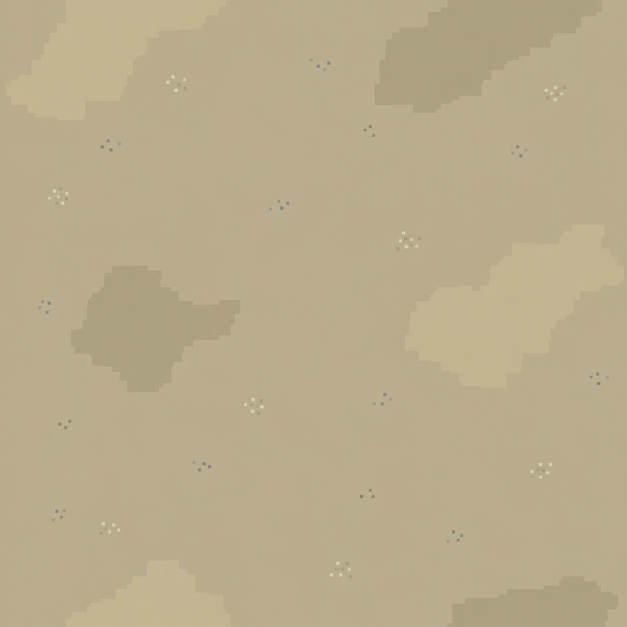
#> input picture salvage/game/素材/地-沙底/work/generated.png, 1254 x 1254 px, found by its file name (shown at 1/2 size)
$ python clean.py
#> lines starting #> are read from the running program, lines starting #| are printed output that depends on the picture; after the words box and inside, x2 and y2 are one past the last pixel; in counts of white or black regions, pixels touching at a corner belong together
from PIL import Image, ImageDraw, ImageCms, ImageFilter
import numpy as np
from scipy import ndimage as nd
import random, json
random.seed(219)
N=1024
src=Image.open('work/generated.png').convert('RGB').resize((N,N),Image.Resampling.NEAREST)
a=np.array(src).astype(int)
# Recover generated flat regions, discarding the model's fine tonal noise.
centers=np.array([[185,172,141],[194,180,145],[172,160,129],[218,211,178],[168,157,126],[137,142,133],[159,159,139],[140,129,97]])
labels=((a[:,:,None,:]-centers[None,None,:,:])**2).sum(-1).argmin(-1)
#> labels: shape (1024, 1024) int64; 8 distinct labels, from 0 to 7
colors=['#C2B594','#CCBE9A','#B3A685','#DBD6BD','#B8AE96','#8A8C86','#A8A394','#8F8A78']
canvas=Image.new('RGB',(N,N),colors[0])
def components(mask,minsize=1):
#> called with minsize = 1000
 lab,n=nd.label(mask); out=[]
#> after `lab, n = nd.label(mask)`: lab: shape (1024, 1024) int32; 198 distinct labels, from 0 to 197
#> after `lab, n = nd.label(mask)`: n = 197
#> after `lab, n = nd.label(mask)`:
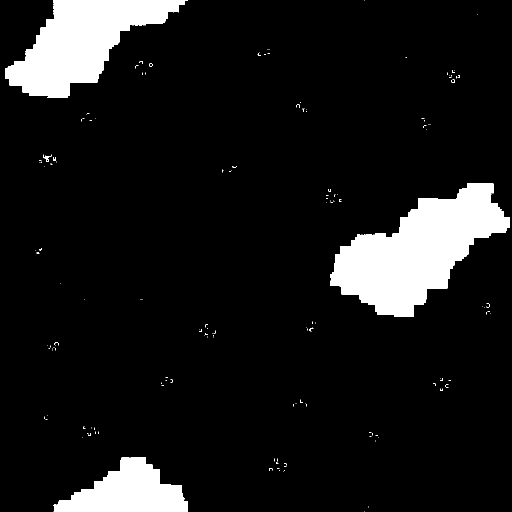
#> mask: shape (1024, 1024) bool (shown at 1/2 size); 9.7% white; 164 white regions (159 under 20 px), largest, box (x1, y1, x2, y2) and area: (661, 367, 1019, 633) 48293, (10, 0, 376, 196) 34836, (107, 915, 376, 1024) 17257, (86, 309, 102, 324) 72, (903, 159, 910, 166) 20
 for k,sl in enumerate(nd.find_objects(lab),1):
  if sl is None:continue
  m=lab[sl]==k
  if m.sum()>=minsize:out.append((int(m.sum()),sl,m))
#> this loop made 197 passes
#> m on passes 2 to 4: [True], [True], [[True, True]]
#> pass 1, in components, `m=lab[sl]==k`:
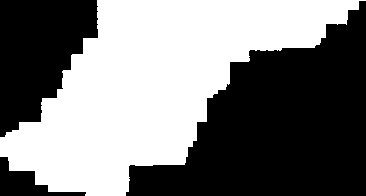
#> m: shape (196, 366) bool; 48.6% white; 1 white region, box (x1, y1, x2, y2) and area: (0, 0, 366, 196) 34836
#> after the loop, out = 3 items
 return sorted(out,key=lambda v:-v[0])
def paste_wrap(sprite,x,y):
 for dx in [-N,0,N]:
  for dy in [-N,0,N]: canvas.paste(sprite,(x+dx,y+dy),sprite)
def patch(mask,color,size,angle,center):
 raw=Image.fromarray((mask*255).astype('uint8'))
 padded=Image.new('L',(raw.width+120,raw.height+120));padded.paste(raw,(60,60))
 rounded=padded.filter(ImageFilter.GaussianBlur(12)).point(lambda p:255 if p>120 else 0)
 rounded=rounded.crop(rounded.getbbox())
 # Break regular silhouettes using coarse, continuous displacement of generated masks.
 rw,rh=rounded.size
 rng=np.random.default_rng(int(mask.sum())+angle)
 fields=[]
 for _ in range(2):
  coarse=Image.fromarray(rng.uniform(0,255,(8,8)).astype('uint8')).resize((rw,rh),Image.Resampling.BICUBIC)
  fields.append((np.array(coarse).astype(float)-127.5)/127.5*18)
 yy,xx=np.mgrid[:rh,:rw]
 warped=nd.map_coordinates(np.array(rounded),[yy+fields[0],xx+fields[1]],order=0,mode='constant',cval=0)
 parts=components(warped>0,1)
 lab,n=nd.label(warped>0)
 sizes=np.bincount(lab.ravel());sizes[0]=0
 rounded=Image.fromarray(((lab==sizes.argmax())*255).astype('uint8'))
 im=rounded.resize(size,Image.Resampling.NEAREST)
 im=im.rotate(angle,Image.Resampling.NEAREST,expand=True)
 im=im.resize((max(1,im.width//3),max(1,im.height//3)),Image.Resampling.NEAREST)
 im=im.resize((im.width*3,im.height*3),Image.Resampling.NEAREST)
 # Keep the generated contours, with every boundary step at least three pixels.
 sprite=Image.new('RGBA',im.size,color);sprite.putalpha(im)
 paste_wrap(sprite,center[0]-im.width//2,center[1]-im.height//2)
# Reuse generated irregular silhouettes, corrected to 3–6 m scale, wrapped on a torus.
light=components(labels==1,1000);dark=components(labels==2,1000)
#> after `light = components(labels == 1, 1000)`: light = 3 items
#> call 2 of components, with minsize = 1000
#> in components (call 2), `lab, n = nd.label(mask)`:
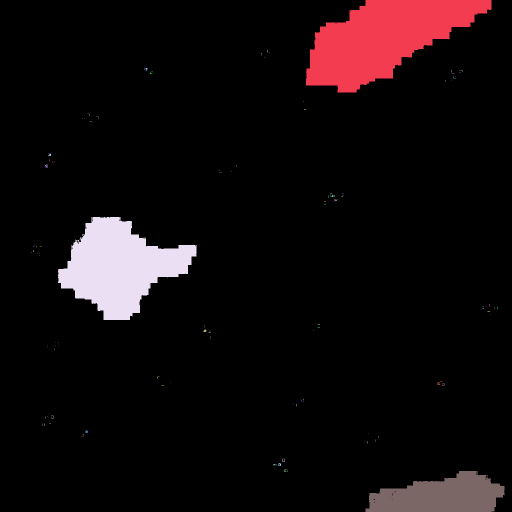
#> lab: shape (1024, 1024) int32 (shown at 1/2 size); 160 distinct labels, from 0 to 159; one colour per label, 0 black
#> in components (call 2), `lab, n = nd.label(mask)`: n = 159
#> in components (call 2), `lab, n = nd.label(mask)`: mask: shape (1024, 1024) bool; 8.2% white; 141 white regions (134 under 20 px), largest, box (x1, y1, x2, y2) and area: (612, 0, 983, 185) 38445, (116, 434, 393, 640) 31674, (731, 942, 1009, 1024) 15815
#> the loop in components (call 2), `for k,sl in enumerate(nd.find_objects(lab),1):` made 159 passes
#> after `dark = components(labels == 2, 1000)`: dark = 3 items
print('patch source areas',[(v[0],v[2].shape) for v in light],[(v[0],v[2].shape) for v in dark])
#| patch source areas [(48293, (266, 358)), (34836, (196, 366)), (17257, (109, 269))] [(38445, (185, 371)), (31669, (206, 277)), (15814, (82, 278))]
for i,(pos,sz,rot) in enumerate([((62,100),(193,157),19),((640,263),(224,173),-23),((873,738),(168,212),47),((309,813),(149,151),5)]):
 patch(light[i%len(light)][2],colors[1],sz,rot,pos)
#> this loop made 4 passes
#> pass 1, in patch, `rounded=rounded.crop(rounded.getbbox())`:
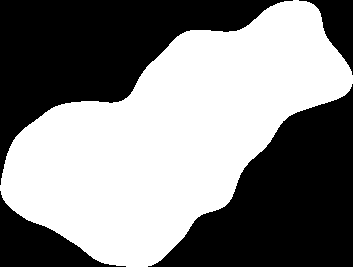
#> rounded: PIL image 353x267 L; 51.6% white; 4 black regions, box (x1, y1, x2, y2) and area: (0, 0, 293, 185) 20312, (148, 84, 353, 267) 19939, (0, 191, 126, 267) 3691, (299, 0, 353, 75) 1665
for i,(pos,sz,rot) in enumerate([((360,362),(211,157),-11),((967,353),(163,184),25),((550,968),(224,180),-48),((184,615),(139,163),61)]):
 patch(dark[i%len(dark)][2],colors[2],sz,rot,pos)
#> this loop made 4 passes
#> pass 1, in patch (call 5), `rounded=rounded.crop(rounded.getbbox())`:
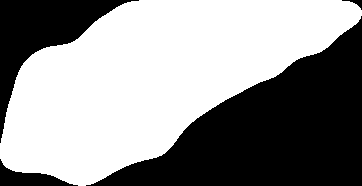
#> rounded: PIL image 362x186 L; 57.5% white; 4 black regions, box (x1, y1, x2, y2) and area: (86, 16, 362, 186) 21912, (0, 0, 139, 143) 5776, (0, 159, 78, 186) 875, (342, 0, 362, 10) 64
# Extract genuine fragment silhouettes from generation and constrain each to requested texel size.
shell=components(labels==3,5)
#> in components (call 11), `lab, n = nd.label(mask)`:
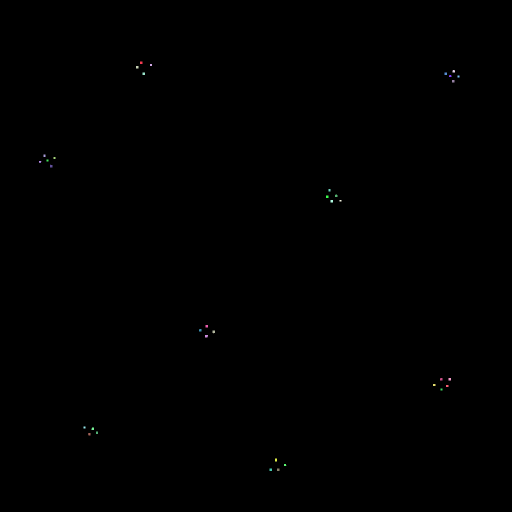
#> lab: shape (1024, 1024) int32 (shown at 1/2 size); 37 distinct labels, from 0 to 36; one colour per label, 0 black
#> in components (call 11), `lab, n = nd.label(mask)`: n = 36
#> in components (call 11), `lab, n = nd.label(mask)`: mask: shape (1024, 1024) bool; 0.07% white; 36 white regions (10 under 20 px), largest, box (x1, y1, x2, y2) and area: (410, 670, 416, 675) 28, (100, 329, 105, 335) 26, (425, 661, 430, 667) 26
#> the loop in components (call 11), `for k,sl in enumerate(nd.find_objects(lab),1):` made 36 passes
#> after the loop in components (call 11), `for k,sl in enumerate(nd.find_objects(lab),1):`: out = 36 items
#> shell = 36 items
pebble=components(labels==5,5)
#> in components (call 12), `lab, n = nd.label(mask)`: lab: shape (1024, 1024) int32; 31 distinct labels, from 0 to 30
#> in components (call 12), `lab, n = nd.label(mask)`: mask: shape (1024, 1024) bool; 0.05% white; 26 white regions (15 under 20 px), largest, box (x1, y1, x2, y2) and area: (848, 252, 853, 257) 25, (323, 765, 328, 770) 25, (535, 100, 540, 105) 24
#> pebble = 26 items
def fragment(pool,color,w,h):
 m=random.choice(pool[:70])[2]
 mask=Image.fromarray((m*255).astype('uint8')).resize((w,h),Image.Resampling.NEAREST)
 # Small chips use solid blocks so there are no sub-three-pixel flecks.
 mask=Image.new('L',(w,h),255)
 im=Image.new('RGBA',(w,h),color); im.putalpha(mask);return im
shellpos=[(165,206),(438,107),(770,479),(285,539),(593,663),(62,873),(932,956),(987,62)]
for cx,cy in shellpos:
 radius=random.randint(12,27)
 count=random.randint(25,44)
 placed=[]
 for j in range(count):
  for attempt in range(100):
   x=round(random.gauss(0,radius*.38));y=round(random.gauss(0,radius*.32))
   if x*x+y*y>radius*radius:continue
   if all(abs(x-u)>=5 or abs(y-v)>=5 for u,v in placed):break
  else:continue
  placed.append((x,y))
  paste_wrap(fragment(shell,random.choice(colors[3:5]),random.randint(3,4),random.randint(3,4)),cx+x,cy+y)
for cx,cy in [(91,390),(337,71),(543,302),(856,170),(967,591),(431,729),(741,876),(195,967),(680,52),(338,917),(46,699)]:
 placed=[]
 for j in range(random.randint(3,8)):
  for attempt in range(60):
   x=random.randint(-10,10);y=random.randint(-8,8)
   if all(abs(x-u)>=6 or abs(y-v)>=6 for u,v in placed):break
  placed.append((x,y))
  paste_wrap(fragment(pebble,random.choice(colors[5:7]),random.randint(3,5),random.randint(3,4)),cx+x,cy+y)
for cx,cy in [(249,314),(699,327),(842,619),(503,495),(357,1007),(80,47)]:
 for j in range(random.randint(3,5)):
  paste_wrap(Image.new('RGBA',(3,3),colors[7]),cx+random.randint(-9,9),cy+random.randint(-8,8))
# Match three-pixel boundary bands exactly for robust nearest-neighbor wrap.
 final=np.array(canvas)
 final[-3:,:,:]=final[0:1,:,:]
 final[:3,:,:]=final[0:1,:,:]
 final[:,-3:,:]=final[:,0:1,:]
 final[:,:3,:]=final[:,0:1,:]
 canvas=Image.fromarray(final)
 profile=ImageCms.ImageCmsProfile(ImageCms.createProfile('sRGB')).tobytes()
canvas.save('out.png',icc_profile=profile)
small=canvas.resize((512,512),Image.Resampling.NEAREST)
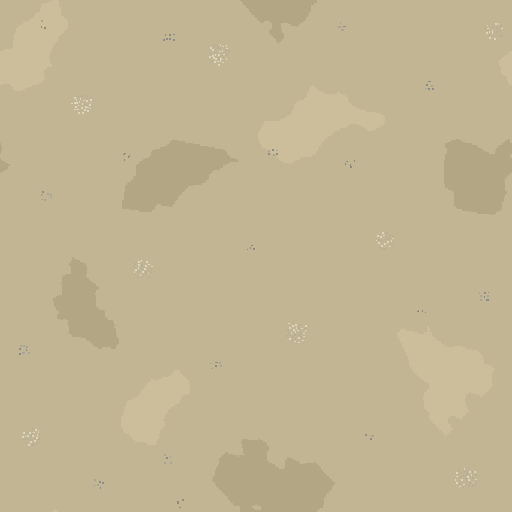
#> small: PIL image 512x512 RGB; mean R, G, B 193.5, 180.5, 147.3
preview=Image.new('RGB',(1536,1536))
#> preview: PIL image 1536x1536 RGB; every value is 0
for x in range(3):
 for y in range(3):preview.paste(small,(x*512,y*512))
preview.save('work/平铺检查-3x3.png')
arr=np.array(canvas)
unique,counts=np.unique(arr.reshape(-1,3),axis=0,return_counts=True)
#> unique = [[138, 140, 134], [143, 138, 120], [168, 163, 148], [179, 166, 133], [184, 174, 150], [194, 181, 148], [204, 190, 154], [219, 214, 189]]; counts = [439, 235, 499, 76236, 1508, 902674, 65408, 1577]
print('colors',dict(zip([tuple(x) for x in unique],map(int,counts))))
#| colors {(138, 140, 134): 439, (143, 138, 120): 235, (168, 163, 148): 499, (179, 166, 133): 76236, (184, 174, 150): 1508, (194, 181, 148): 902674, (204, 190, 154): 65408, (219, 214, 189): 1577}
print('edge differences LR/TB',np.sum(np.any(arr[:,0]!=arr[:,-1],axis=1)),np.sum(np.any(arr[0]!=arr[-1],axis=1)))
#| edge differences LR/TB 0 0
